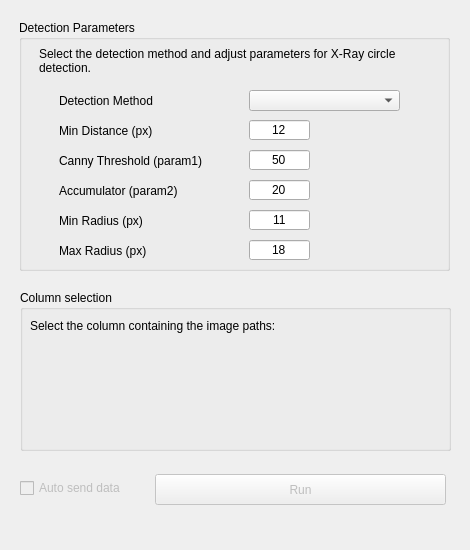
<?xml version="1.0" encoding="UTF-8"?>
<ui version="4.0">
 <class>Form</class>
 <widget class="QWidget" name="Form">
  <property name="geometry">
   <rect>
    <x>0</x>
    <y>0</y>
    <width>470</width>
    <height>550</height>
   </rect>
  </property>
  <property name="windowTitle">
   <string>Circle Detector</string>
  </property>
  <widget class="QGroupBox" name="groupBox">
   <property name="geometry">
    <rect>
     <x>19</x>
     <y>20</y>
     <width>431</width>
     <height>251</height>
    </rect>
   </property>
   <property name="title">
    <string>Detection Parameters</string>
   </property>
   <widget class="QLabel" name="Description">
    <property name="geometry">
     <rect>
      <x>20</x>
      <y>20</y>
      <width>401</width>
      <height>41</height>
     </rect>
    </property>
    <property name="text">
     <string>Select the detection method and adjust parameters for X-Ray circle detection.</string>
    </property>
    <property name="textFormat">
     <enum>Qt::AutoText</enum>
    </property>
    <property name="alignment">
     <set>Qt::AlignLeading|Qt::AlignLeft|Qt::AlignVCenter</set>
    </property>
    <property name="wordWrap">
     <bool>true</bool>
    </property>
   </widget>

   <widget class="QLabel" name="label_method">
    <property name="geometry">
     <rect>
      <x>40</x>
      <y>70</y>
      <width>151</width>
      <height>21</height>
     </rect>
    </property>
    <property name="text">
     <string>Detection Method</string>
    </property>
   </widget>
   <widget class="QComboBox" name="comboBox_method">
    <property name="geometry">
     <rect>
      <x>230</x>
      <y>70</y>
      <width>151</width>
      <height>21</height>
     </rect>
    </property>
    </widget>

   <widget class="QLabel" name="label_minDist">
    <property name="geometry">
     <rect>
      <x>40</x>
      <y>100</y>
      <width>151</width>
      <height>21</height>
     </rect>
    </property>
    <property name="text">
     <string>Min Distance (px)</string>
    </property>
   </widget>
   <widget class="QLineEdit" name="lineEdit_minDist">
    <property name="geometry">
     <rect>
      <x>230</x>
      <y>100</y>
      <width>61</width>
      <height>20</height>
     </rect>
    </property>
    <property name="text">
     <string>12</string>
    </property>
    <property name="alignment">
     <set>Qt::AlignCenter</set>
    </property>
   </widget>

   <widget class="QLabel" name="label_param1">
    <property name="geometry">
     <rect>
      <x>40</x>
      <y>130</y>
      <width>181</width>
      <height>21</height>
     </rect>
    </property>
    <property name="text">
     <string>Canny Threshold (param1)</string>
    </property>
   </widget>
   <widget class="QLineEdit" name="lineEdit_param1">
    <property name="geometry">
     <rect>
      <x>230</x>
      <y>130</y>
      <width>61</width>
      <height>20</height>
     </rect>
    </property>
    <property name="text">
     <string>50</string>
    </property>
    <property name="alignment">
     <set>Qt::AlignCenter</set>
    </property>
   </widget>

   <widget class="QLabel" name="label_param2">
    <property name="geometry">
     <rect>
      <x>40</x>
      <y>160</y>
      <width>181</width>
      <height>21</height>
     </rect>
    </property>
    <property name="text">
     <string>Accumulator (param2)</string>
    </property>
   </widget>
   <widget class="QLineEdit" name="lineEdit_param2">
    <property name="geometry">
     <rect>
      <x>230</x>
      <y>160</y>
      <width>61</width>
      <height>20</height>
     </rect>
    </property>
    <property name="text">
     <string>20</string>
    </property>
    <property name="alignment">
     <set>Qt::AlignCenter</set>
    </property>
   </widget>

   <widget class="QLabel" name="label_minRadius">
    <property name="geometry">
     <rect>
      <x>40</x>
      <y>190</y>
      <width>151</width>
      <height>21</height>
     </rect>
    </property>
    <property name="text">
     <string>Min Radius (px)</string>
    </property>
   </widget>
   <widget class="QLineEdit" name="lineEdit_minRadius">
    <property name="geometry">
     <rect>
      <x>230</x>
      <y>190</y>
      <width>61</width>
      <height>20</height>
     </rect>
    </property>
    <property name="text">
     <string>11</string>
    </property>
    <property name="alignment">
     <set>Qt::AlignCenter</set>
    </property>
   </widget>

   <widget class="QLabel" name="label_maxRadius">
    <property name="geometry">
     <rect>
      <x>40</x>
      <y>220</y>
      <width>151</width>
      <height>21</height>
     </rect>
    </property>
    <property name="text">
     <string>Max Radius (px)</string>
    </property>
   </widget>
   <widget class="QLineEdit" name="lineEdit_maxRadius">
    <property name="geometry">
     <rect>
      <x>230</x>
      <y>220</y>
      <width>61</width>
      <height>20</height>
     </rect>
    </property>
    <property name="text">
     <string>18</string>
    </property>
    <property name="alignment">
     <set>Qt::AlignCenter</set>
    </property>
   </widget>
  </widget>

  <widget class="QGroupBox" name="groupBox_3">
   <property name="geometry">
    <rect>
     <x>20</x>
     <y>290</y>
     <width>431</width>
     <height>161</height>
    </rect>
   </property>
   <property name="title">
    <string>Column selection</string>
   </property>
   <widget class="QLabel" name="Description_4">
    <property name="geometry">
     <rect>
      <x>10</x>
      <y>20</y>
      <width>411</width>
      <height>31</height>
     </rect>
    </property>
    <property name="text">
     <string>Select the column containing the image paths:</string>
    </property>
    <property name="textFormat">
     <enum>Qt::AutoText</enum>
    </property>
    <property name="wordWrap">
     <bool>true</bool>
    </property>
   </widget>
   <widget class="QWidget" name="placeholder" native="true">
    <property name="geometry">
     <rect>
      <x>0</x>
      <y>50</y>
      <width>431</width>
      <height>101</height>
     </rect>
    </property>
   </widget>
  </widget>

  <widget class="QPushButton" name="pushButton_send">
   <property name="enabled">
    <bool>false</bool>
   </property>
   <property name="geometry">
    <rect>
     <x>155</x>
     <y>474</y>
     <width>291</width>
     <height>31</height>
    </rect>
   </property>
   <property name="text">
    <string>Run</string>
   </property>
  </widget>

  <widget class="QCheckBox" name="checkBox_send">
   <property name="enabled">
    <bool>false</bool>
   </property>
   <property name="geometry">
    <rect>
     <x>20</x>
     <y>480</y>
     <width>131</width>
     <height>16</height>
    </rect>
   </property>
   <property name="text">
    <string>Auto send data</string>
   </property>
  </widget>
 </widget>
 <resources/>
 <connections/>
</ui>
